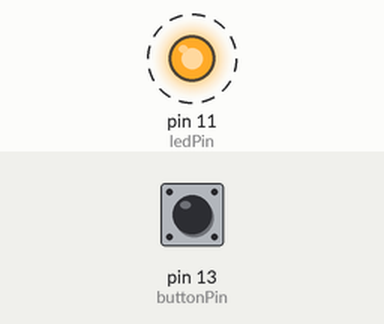
A program run on a simulated Raspberry Pi (header pin numbers). On the bench: output pins drawn as LEDs (lit = HIGH). Dashed ring = blinking. The inputs (shaded band) are chosen by the test bench; at power-on: pin 13 (buttonPin) LOW. What the program prints to the terminal is not drawn.

Above: at 0.9 s.
1.3 s: pin 13 (buttonPin) pulled HIGH for 3.2 s
At 1.3 s:
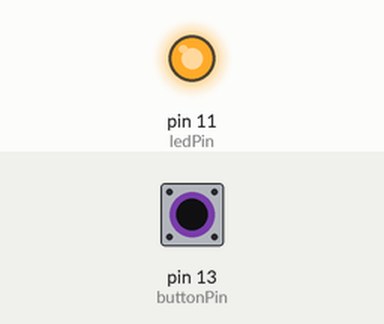
At 2.6 s:
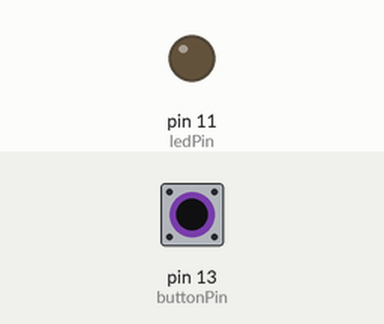
Timing chart, 0 to 12.0 s (numbered marks = the images above; inputs shaded):
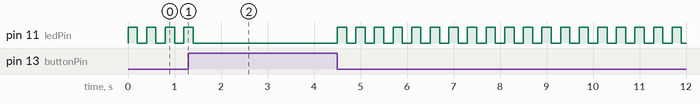

Measured:
- by itself, pin 11 (ledPin): repeats every 0.40 s: HIGH 0.20 s, LOW 0.20 s

The program:

button_blink.py
```python
import RPi.GPIO as GPIO
import time

ledPin = 11
buttonPin = 13

def setup():
  GPIO.setmode(GPIO.BOARD)       # Numbers GPIOs by physical location
  GPIO.setup(ledPin, GPIO.OUT)   # Set LedPin's mode is output
  GPIO.setup(buttonPin, GPIO.IN, pull_up_down=GPIO.PUD_DOWN)
  GPIO.output(ledPin, GPIO.LOW) # Set LedPin high(+3.3V) to turn on led

def loop():
  while True:
      if(GPIO.input(buttonPin) == False):
        print "Button pressed!"
        GPIO.output(ledPin, GPIO.HIGH)  # led on
        time.sleep(0.2)
        GPIO.output(ledPin, GPIO.LOW) # led off
        time.sleep(0.2)

        GPIO.output(ledPin, GPIO.HIGH)  # led on
        time.sleep(0.2)
        GPIO.output(ledPin, GPIO.LOW) # led off
        time.sleep(0.2)


def destroy():
  GPIO.cleanup()                  # Release resource

if __name__ == '__main__':     # Program start from here
  setup()
  try:
    loop()
  except KeyboardInterrupt:  # When 'Ctrl+C' is pressed, the child program destroy() will be  executed.
    destroy()
```
